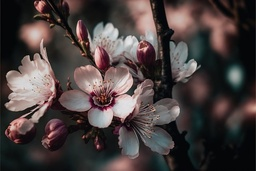
#> input picture Computer Vision/Assignments/Images/AI Flower.jpg, 256 x 171 px, shrunk from 640 x 427 before the run
$ jupyter execute --allow-errors 'Assignment 4.ipynb'
#> lines starting #> are read from the running program, lines starting #| are printed output that depends on the picture
[cell 1]
import cv2
import numpy as np

import matplotlib.pyplot as plt
from skimage.metrics import peak_signal_noise_ratio

import warnings
warnings.filterwarnings("ignore")

### Image Restoration

#### Case 1

[cell 2]
f_img = cv2.imread("Images/AI Flower.jpg", cv2.IMREAD_GRAYSCALE)
#> f_img: shape (171, 256); min 0, max 235, mean 66.1

def add_uniform_noise(image, intensity=100):
#> called with intensity = 100
    noise = np.random.rand(*image.shape) * intensity
    return np.clip(noise + image, 0, 255).astype(np.uint8)

# g = Af + n
g_img = add_uniform_noise(f_img)

# Plot
plt.figure(figsize=(12, 5))

plt.subplot(1, 2, 1)
plt.title("Ground Truth")
plt.axis('off')
plt.imshow(f_img)

plt.subplot(1, 2, 2)
plt.title("Observed Image, PSNR : {}".format(peak_signal_noise_ratio(f_img, g_img)))
plt.axis('off')
plt.imshow(g_img)

plt.show()

#### Wiener Filter

[cell 3]
def wiener_filter(img, kernel, K):

#> called with kernel = array of shape (5, 5), K = 0.1
    fft_img = np.fft.fft2(img)
    fft_kernel = np.fft.fft2(kernel, s=img.shape)

    fft_H = np.conj(fft_kernel) / (np.abs(fft_kernel)**2 + K * np.ones(fft_kernel.shape))
    filtered_freq = fft_img * fft_H

    return np.abs(np.fft.ifft2(filtered_freq))

kernel = np.ones((5, 5)) / 25
f_estimate_1 = wiener_filter(g_img, kernel, 0.1).astype(np.uint8)
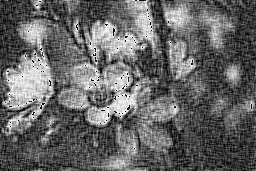
#> f_estimate_1: shape (171, 256); min 0, max 255, mean 102.4
f_estimate_2 = wiener_filter(g_img, kernel, 7).astype(np.uint8)
#> call 2 of wiener_filter, with kernel = array of shape (5, 5), K = 7

# Plot
plt.figure(figsize=(12, 5))

plt.subplot(1, 2, 1)
plt.title("K = 0.1, PSNR : {}".format(peak_signal_noise_ratio(f_img, f_estimate_1)))
plt.axis('off')
plt.imshow(f_estimate_1)

plt.subplot(1, 2, 2)
plt.title("K = 7, PSNR : {}".format(peak_signal_noise_ratio(f_img, f_estimate_2)))
plt.axis('off')
plt.imshow(f_estimate_2)

plt.show()

#### MAP Estimation

[cell 4]
from scipy.signal import convolve2d

def map_restore(g_img, kernel, nlevel, iters):
#> called with kernel = array of shape (5, 5), nlevel = 100, iters = 10
    f_img = g_img.copy()

    for _ in range(iters):
        blur_estimate = convolve2d(f_img, kernel, mode='same', boundary='wrap')
        data_likelihood = np.exp(-0.5 * ((g_img - blur_estimate) / nlevel) ** 2)
        prior_likelihood = np.ones_like(f_img)  # Uniform prior
        posterior = data_likelihood * prior_likelihood
        f_img = posterior / np.sum(posterior)
#> this loop made 10 passes
#> pass 1, in map_restore, `blur_estimate = convolve2d(f_img, kernel, mode='same', boundary='wrap')`:
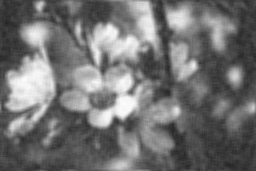
#> blur_estimate: shape (171, 256) float64; min 37, max 253, mean 114.7
#> after the loop:
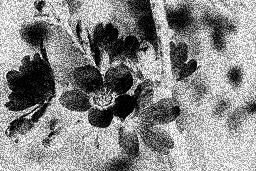
#> f_img: shape (171, 256) float64; min 1.61e-06, max 4.16e-05, mean 2.28e-05; drawn with min black and max white

    return 1 - f_img

kernel = np.ones((5, 5)) / 25
f_estimate_1 = map_restore(g_img, kernel, 100, 10)
f_estimate_2 = map_restore(g_img, kernel, 100, 100)

# Plot
plt.figure(figsize=(12, 5))

plt.subplot(1, 2, 1)
plt.title("Iters = 10, PSNR : {}".format(peak_signal_noise_ratio(f_img/255, f_estimate_1)))
plt.axis('off')
plt.imshow(f_estimate_1)

plt.subplot(1, 2, 2)
plt.title("Iters = 100, PSNR : {}".format(peak_signal_noise_ratio(f_img/255, f_estimate_2)))
plt.axis('off')
plt.imshow(f_estimate_2)

plt.show()

#### Deep Network Based Approach

[cell 5]
import replicate

f_img = cv2.imread("Images/AI Flower.jpg")
#> f_img is the input picture: shape (171, 256, 3); mean B, G, R 62.4, 63.3, 73
g_img = add_uniform_noise(f_img)
#> call 2 of add_uniform_noise, with intensity = 100

cv2.imwrite("Images/g_img_1.jpg", g_img)

#> (the rest of this cell did not finish here and is left out)

#### Case 2

[cell 6]
f_img = cv2.imread("Images/AI Flower.jpg", cv2.IMREAD_GRAYSCALE)

# n
def add_uniform_noise(image, intensity=100):
    noise = np.random.rand(*image.shape) * intensity
    return np.clip(noise + image, 0, 255).astype(np.uint8)

# A
def kernel(n):
#> called with n = 21
    A = np.zeros((n, n), dtype=np.float32)
    for i in range(n):
        A[i, n - i - 1] = 1
    A /= n
    return A

A = kernel(21)

# g = Af + n
g_img = add_uniform_noise(cv2.filter2D(f_img, -1, A))

# Plot
plt.figure(figsize=(12, 5))

plt.subplot(1, 2, 1)
plt.title("Ground Truth")
plt.imshow(f_img)

plt.subplot(1, 2, 2)
plt.title("Observed Image, PSNR : {}".format(peak_signal_noise_ratio(f_img, g_img)))
plt.imshow(g_img)

plt.show()

#### Wiener Filter

[cell 7]
def wiener_filter(img, kernel, K):

#> called with K = 0.01
    fft_img = np.fft.fft2(img)
    fft_kernel = np.fft.fft2(kernel, s=img.shape)
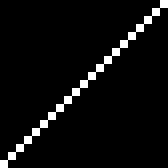
#> kernel: shape (21, 21) float32 (shown 8 times larger); values 0 (black) and 0.0476 (white), 4.8% white in thin lines or dots

    fft_H = np.conj(fft_kernel) / (np.abs(fft_kernel)**2 + K * np.ones(fft_kernel.shape))
    filtered_freq = fft_img * fft_H

    return np.abs(np.fft.ifft2(filtered_freq))

f_estimate_1 = wiener_filter(g_img, A, 0.01).astype(np.uint8)
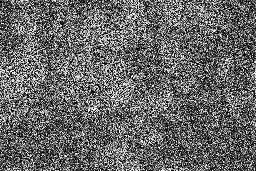
#> f_estimate_1: shape (171, 256); min 0, max 255, mean 103.7
f_estimate_2 = wiener_filter(g_img, A, 0.1).astype(np.uint8)
#> call 2 of wiener_filter, with K = 0.1
#> in wiener_filter (call 2), `return np.abs(np.fft.ifft2(filtered_freq))`:
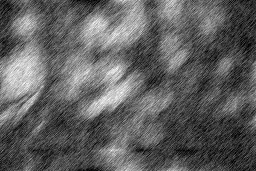
#> returned value: shape (171, 256) float64; min 0.0951, max 277.7, mean 105.1; drawn with min black and max white

# Plot
plt.figure(figsize=(12, 5))

plt.subplot(1, 2, 1)
plt.title("K = 0.01, PSNR : {}".format(peak_signal_noise_ratio(f_img, f_estimate_1)))
plt.axis('off')
plt.imshow(f_estimate_1)

plt.subplot(1, 2, 2)
plt.title("K = 0.1, PSNR : {}".format(peak_signal_noise_ratio(f_img, f_estimate_2)))
plt.axis('off')
plt.imshow(f_estimate_2)

plt.show()

#### MAP Estimation

[cell 8]
def map_restore(g_img, kernel, nlevel, iters):
#> called with nlevel = 100, iters = 10
    f_img = g_img.copy()

    for _ in range(iters):
        blur_estimate = convolve2d(f_img, kernel, mode='same', boundary='wrap')
        data_likelihood = np.exp(-0.5 * ((g_img - blur_estimate) / nlevel) ** 2)
        prior_likelihood = np.ones_like(f_img)  # Uniform prior
        posterior = data_likelihood * prior_likelihood
        f_img = posterior / np.sum(posterior)
#> this loop made 10 passes
#> pass 1, in map_restore, `blur_estimate = convolve2d(f_img, kernel, mode='same', boundary='wrap')`:
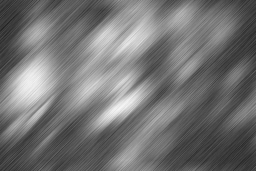
#> blur_estimate: shape (171, 256) float32; min 34.62, max 246.8, mean 115.6
#> pass 1, in map_restore, `data_likelihood = np.exp(-0.5 * ((g_img - blur_estimate) / nlevel) ** 2)`:
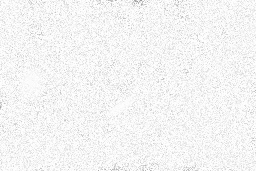
#> data_likelihood: shape (171, 256) float32; min 0.588, max 1, mean 0.958
#> after the loop:
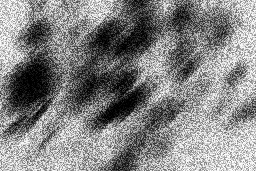
#> f_img: shape (171, 256) float32; min 1.66e-06, max 4.27e-05, mean 2.28e-05; drawn with min black and max white

    return 1 - f_img

f_estimate_1 = map_restore(g_img, A, 100, 10)
f_estimate_2 = map_restore(g_img, A, 100, 100)

# Plot
plt.figure(figsize=(12, 5))

plt.subplot(1, 2, 1)
plt.title("Iters = 10, PSNR : {}".format(peak_signal_noise_ratio(f_img/255, f_estimate_1)))
plt.axis('off')
plt.imshow(f_estimate_1)

plt.subplot(1, 2, 2)
plt.title("Iters = 100, PSNR : {}".format(peak_signal_noise_ratio(f_img/255, f_estimate_2)))
plt.axis('off')
plt.imshow(f_estimate_2)

plt.show()

#### Deep Network Based Approach

[cell 9]
import replicate

f_img = cv2.imread("Images/AI Flower.jpg")
g_img = add_uniform_noise(cv2.filter2D(f_img, -1, A))
#> call 2 of add_uniform_noise, with intensity = 100
#> in add_uniform_noise (call 2), `return np.clip(noise + image, 0, 255).astype(np.uint8)`:
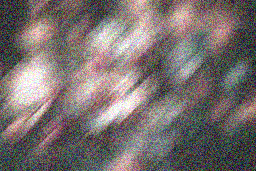
#> returned value: shape (171, 256, 3); mean of channels 0, 1, 2 111.4, 112.7, 121.8; drawn as B, G, R

$ run again, with Computer Vision/Assignments/Images/Flower.jpg copied over Computer Vision/Assignments/Images/AI Flower.jpg
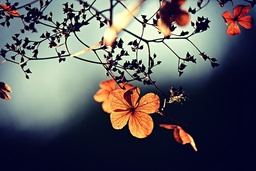
#> input picture Computer Vision/Assignments/Images/Flower.jpg, 256 x 171 px, shrunk from 640 x 427 before the run
#> f_img is the input picture: shape (171, 256, 3); mean B, G, R 92.1, 88.9, 89.5
#> kernel: shape (21, 21) float32; values 0 (black) and 0.0476 (white), 4.8% white in thin lines or dots
#> after the loop in map_restore, `for _ in range(iters):`:
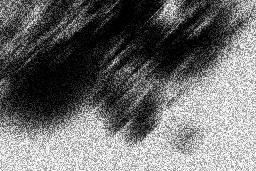
#> f_img: shape (171, 256) float32; min 1.97e-06, max 5.07e-05, mean 2.28e-05; drawn with min black and max white
#> in add_uniform_noise (call 2), `return np.clip(noise + image, 0, 255).astype(np.uint8)`:
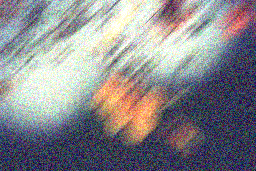
#> returned value: shape (171, 256, 3); mean of channels 0, 1, 2 140.6, 136.4, 137; drawn as B, G, R
